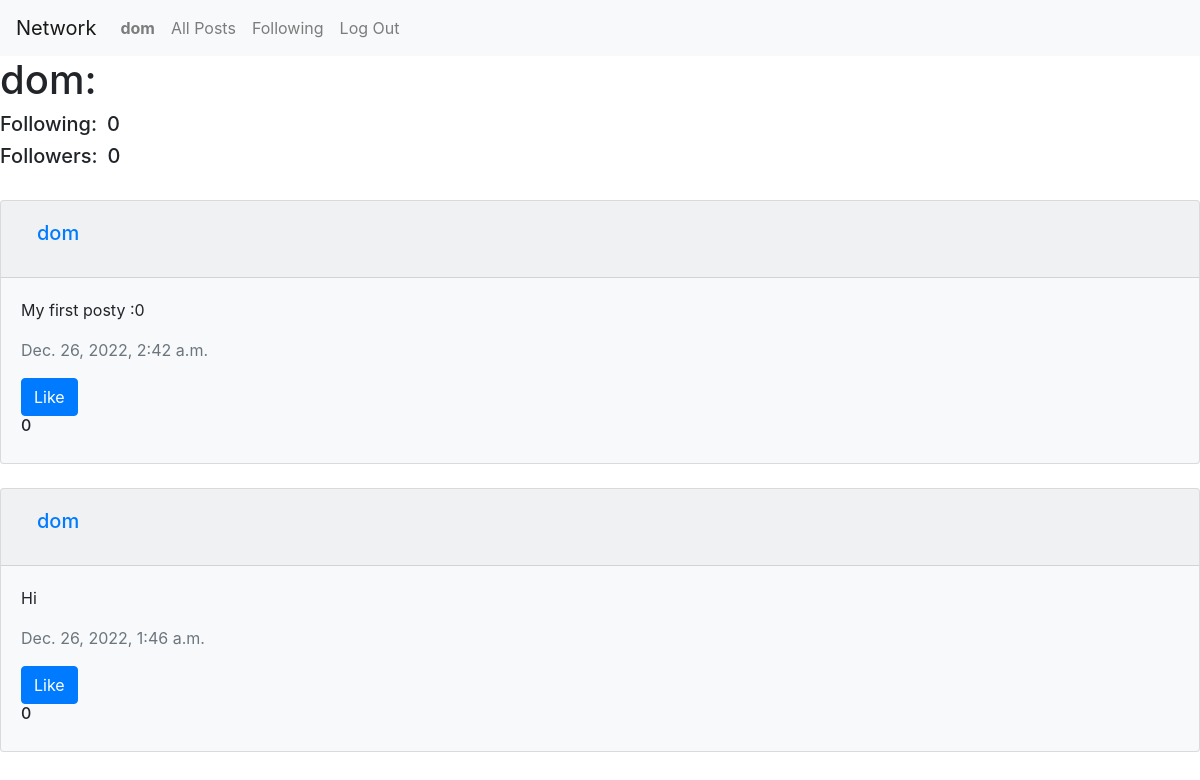
The app's page /network/2 (signed in) with its own data.
### network/models.py (models this page shows, shortened)
class User(AbstractUser):
    followers = models.PositiveIntegerField(default=0)
    following = models.PositiveIntegerField(default=0)

class Post(models.Model):
    content = models.CharField(max_length=140)
    user = models.ForeignKey(
        User, on_delete=models.CASCADE, related_name="author")
    date = models.DateTimeField(auto_now_add=True)
    likes = models.IntegerField()

### network/views.py (the view)
# urls.py: path('network/<str:account>', views.profile, name='profile')
def profile(request, account):
    post = Post.objects.filter(user=account).order_by('-date')
    profile = User.objects.filter(id=account)[0]
    return render(request, 'network/profile.html', {
        'post': post,
        'profile': profile
    })

### network/templates/network/profile.html (shortened to what this page needs)
{% extends "network/layout.html" %}
{% block body %}
{% if user.is_authenticated %}
<h1 style="display: flex; align-items: center;">
  {{ profile.username }}:
</h1>
<div style="display: flex; align-items: center;">
  <h5 style="margin-right: 10px;">Following:</h5>
  <h5>{{ profile.following }}</h5>
</div>
<div style="display: flex; align-items: center;">
  <h5 style="margin-right: 10px;">Followers:</h5>
  <h5>{{ profile.followers }}</h5>
</div>
{% for posts in post %}
      <div class="card my-4 bg-light">
        <div class="card-header">
            <a class="nav-link" href="{% url 'profile' posts.user.id %}">
            <h5 class="card-title">{{ posts.user }}</h5>
            </a>
          </div>
        <div class="card-body">
          <p class="card-text">{{ posts.content }}</p>
          <p class="card-text text-secondary">{{ posts.date }}</p>
          <div>
          <button class="btn btn-primary" > Like</button>
          <br>
          <h6 id="count">{{ posts.likes }}</h6>
          </div>
        </div>
      </div>
    {% endfor %}
{% endif %}
{% endblock %}

### network/templates/network/layout.html (shortened to what this page needs)
{% load static %}
<!DOCTYPE html>
<html lang="en">
    <head>
        <link rel="stylesheet" href="https://stackpath.bootstrapcdn.com/bootstrap/4.4.1/css/bootstrap.min.css">
        <link href="{% static 'network/styles.css' %}" rel="stylesheet">
    </head>
    <body>
        <nav class="navbar navbar-expand-lg navbar-light bg-light">
            <a class="navbar-brand" href="{% url 'index' %}">Network</a>
            <div>
              <ul class="navbar-nav mr-auto">
                {% if user.is_authenticated %}
                    <li class="nav-item">
                        <a class="nav-link" href="{% url 'profile' user.id %}"><strong>{{ user.username }}</strong></a>
                    </li>
                {% endif %}
                <li class="nav-item">
                  <a class="nav-link" href="{% url 'all_post' %}">All Posts</a>
                </li>
                {% if user.is_authenticated %}
                    <li class="nav-item">
                        <a class="nav-link" href="#">Following</a>
                    </li>
                    <li class="nav-item">
                        <a class="nav-link" href="{% url 'logout' %}">Log Out</a>
                    </li>
                {% endif %}
              </ul>
            </div>
          </nav>
        <div class="body">
            {% block body %}
            {% endblock %}
        </div>
    </body>
</html>

### records on screen
User: username "dom", following "0", followers "0"
Post: user "dom", content "My first posty :0", date "Dec. 26, 2022, 2:42 a.m.", likes "0"
Post: user "dom", content "Hi", date "Dec. 26, 2022, 1:46 a.m.", likes "0"
